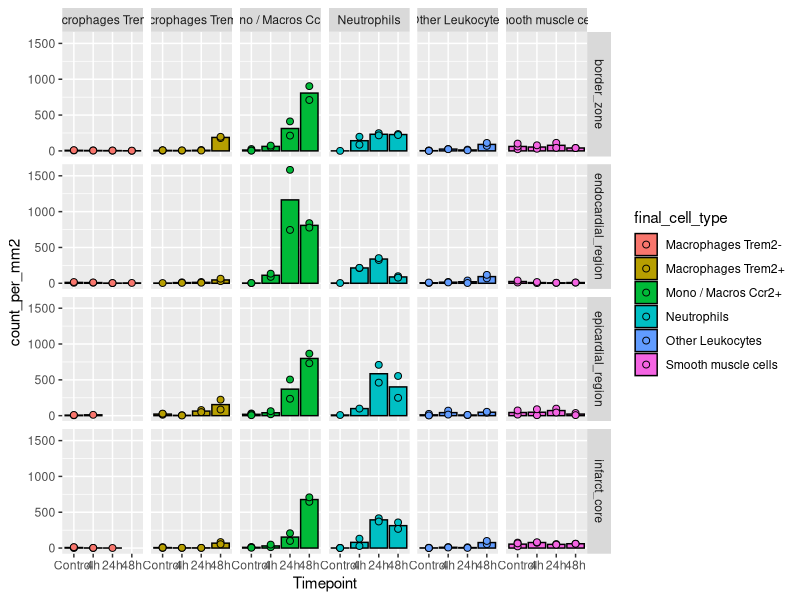

Reproduce this figure in R. (Note: this script raises an error after producing the figure.)
## ---- chunk 1
library(data.table)
library(tidyverse)
library(patchwork)
## ---- chunk 2
seqif_quants <- fread("./review/all_cell_types_per_region_counts_perctentages_20241212.csv")
seqif_quants_filtered <- seqif_quants %>%
  subset(!region_name %in% c("all","remote_endocardial_region","other_cardiac_tissue"))

seqif_quants_filtered$timepoint <- factor(seqif_quants_filtered$timepoint,
                                          levels = c("Control","4h", "24h", "48h"))

immune_cells <- seqif_quants_filtered %>%
  subset(final_cell_type %in% c("Macrophages Trem2+","Macrophages Trem2-","Mono / Macros Ccr2+","Neutrophils","Other Leukocytes","Smooth muscle cells"))

non_immune <- seqif_quants_filtered %>%
  subset(!final_cell_type %in% immune_cells$final_cell_type)
## ---- chunk 3
immune_barplot <- ggplot(immune_cells,aes(timepoint,count_per_mm2)) +
  geom_bar(aes(fill = final_cell_type),color = "black", stat = "summary", fun = "mean", position = position_dodge(width = 0.9)) +
  geom_point(position = position_dodge(width = 0.9),pch =21,
             aes(fill = final_cell_type),color = "black",
             size = 2) +
  facet_grid(region_name ~ final_cell_type) +
  labs(x = "Timepoint", y = "count_per_mm2")

save_plot(filename = "./plots/supp_figure_X.immune_cells_regions.pdf",
          plot = immune_barplot,
          base_asp = 2,
          base_height = 8)

non_immune_plot <- ggplot(non_immune,aes(timepoint,count_per_mm2)) +
  geom_bar(aes(fill = final_cell_type),color = "black", stat = "summary", fun = "mean", position = position_dodge(width = 0.9)) +
  geom_point(position = position_dodge(width = 0.9),pch =21,
             aes(fill = final_cell_type),color = "black",
             size = 2) +
  facet_grid(region_name ~ final_cell_type) +
  labs(x = "Timepoint", y = "count_per_mm2")

save_plot(filename = "./plots/supp_figure_X.NONimmune_cells_regions.pdf",
          plot = non_immune_plot,
          base_asp = 3,
          base_height = 4)
